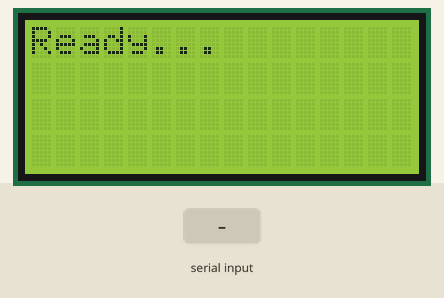
Recording of a sketch running on a simulated Arduino Uno, built with avr-gcc and run on an emulated ATmega328P. Shown: 16×4 character LCD. The test bench sets the inputs (shaded band).

Above: at 1.2 s.
1.3 s: "WORD:\n" received over Serial
At 1.9 s:
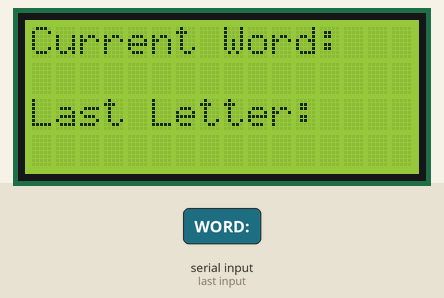
2.8 s: "SAVE:\n" received over Serial
At 4.0 s:
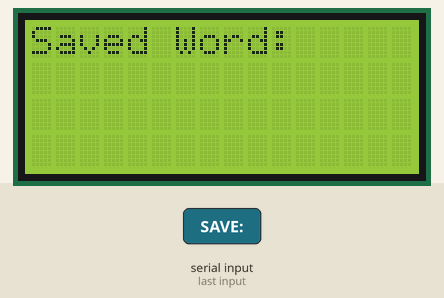
4.3 s: "LETTER:\n" received over Serial
At 5.5 s:
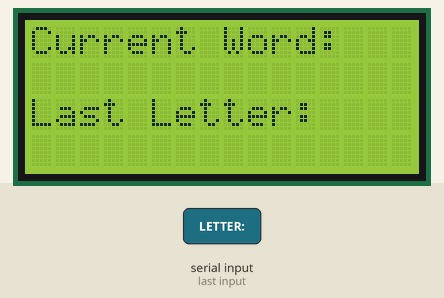
5.8 s: "CLEAR\n" received over Serial
At 6.4 s:
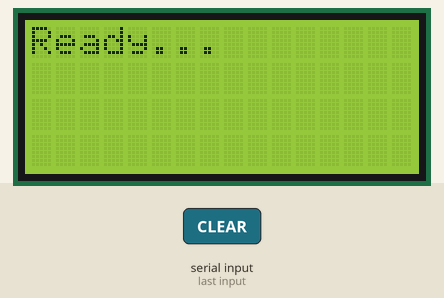
Timing chart, 0 to 8.3 s (numbered marks = the images above; inputs shaded):
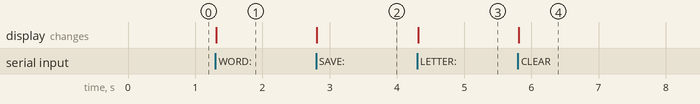

Measured:
- after the input at 1.3 s, the display: changes at once (image 1)
- after the input at 2.8 s, the display: changes at once (image 2)
- after the input at 4.3 s, the display: changes at once (image 3)
- after the input at 5.8 s, the display: changes at once (image 4)

The sketch:

arduino_code.ino
```cpp
#include <LiquidCrystal.h>

LiquidCrystal lcd(12, 11, 5, 4, 3, 2); // RS, E, D4, D5, D6, D7

String currentWord = "";
String currentLetter = "";

void setup() {
  Serial.begin(9600);
  lcd.begin(16, 4);
  lcd.print("Ready...");
}

void loop() {
  if (Serial.available()) {
    String command = Serial.readStringUntil('\n');
    command.trim();

    if (command.startsWith("WORD:")) {
      currentWord = command.substring(5);
      updateDisplay();
    }
    else if (command.startsWith("LETTER:")) {
      currentLetter = command.substring(7);
      updateDisplay();
    }
    else if (command.startsWith("SAVE:")) {
      lcd.clear();
      lcd.setCursor(0, 0);
      lcd.print("Saved Word:");
      lcd.setCursor(0, 1);
      lcd.print(command.substring(5));
    }
    else if (command == "CLEAR") {
      currentWord = "";
      currentLetter = "";
      lcd.clear();
      lcd.print("Ready...");
    }
  }
}

void updateDisplay() {
  lcd.clear();
  lcd.setCursor(0, 0);
  lcd.print("Current Word:");
  lcd.setCursor(0, 1);
  lcd.print(currentWord);

  lcd.setCursor(0, 2);
  lcd.print("Last Letter:");
  lcd.setCursor(0, 3);
  lcd.print(currentLetter);
}
```
